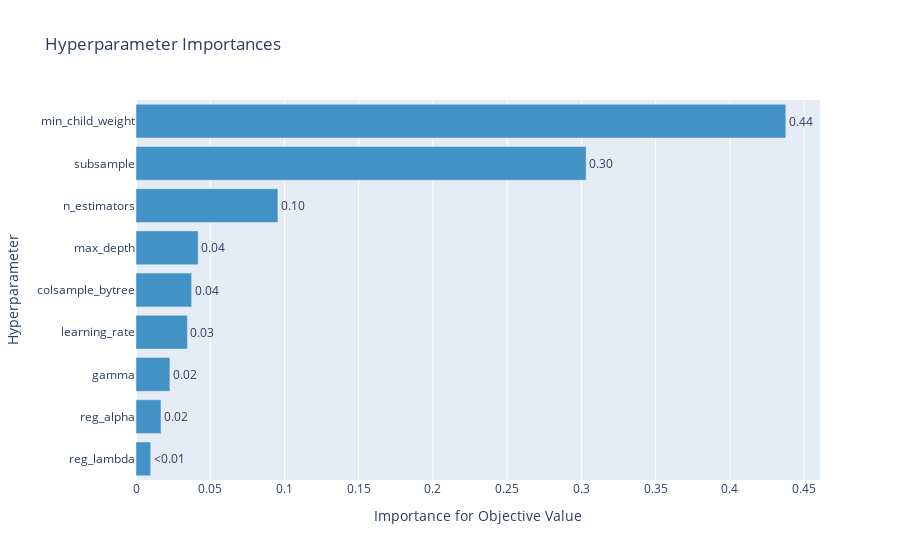

Notebook code for this chart:
### Code cell
optuna.visualization.plot_param_importances(study)

### Figure 1 — Plotly figure (JSON) as saved in the notebook; plotly's stock layout.template omitted (floating-point values rounded to 4 significant figures)
{"data": [{"cliponaxis": false, "hovertemplate": ["reg_lambda (FloatDistribution): 0.00989208146340204<extra></extra>", "reg_alpha (FloatDistribution): 0.016837196220159657<extra></extra>", "gamma (FloatDistribution): 0.022843545563256153<extra></extra>", "learning_rate (FloatDistribution): 0.034634534216445544<extra></extra>", "colsample_bytree (FloatDistribution): 0.03747659731218045<extra></extra>", "max_depth (IntDistribution): 0.04185223424644859<extra></extra>", "n_estimators (IntDistribution): 0.09558376350725831<extra></extra>", "subsample (FloatDistribution): 0.3032029787423317<extra></extra>", "min_child_weight (IntDistribution): 0.4376770687285175<extra></extra>"], "marker": {"color": "rgb(66,146,198)"}, "orientation": "h", "text": ["<0.01", "0.02", "0.02", "0.03", "0.04", "0.04", "0.10", "0.30", "0.44"], "textposition": "outside", "type": "bar", "x": [0.009892, 0.01684, 0.02284, 0.03463, 0.03748, 0.04185, 0.09558, 0.3032, 0.4377], "y": ["reg_lambda", "reg_alpha", "gamma", "learning_rate", "colsample_bytree", "max_depth", "n_estimators", "subsample", "min_child_weight"]}], "layout": {"showlegend": false, "title": {"text": "Hyperparameter Importances"}, "xaxis": {"title": {"text": "Importance for Objective Value"}}, "yaxis": {"title": {"text": "Hyperparameter"}}}}
